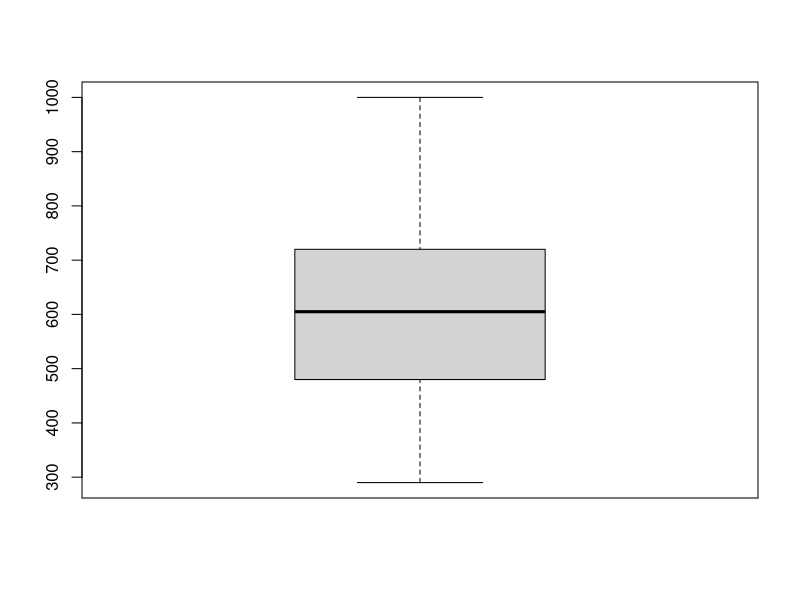

The R source for this figure:
#Chapter 8.1, 8.2: Qs 1 3 9 13 15 17 19. Chapter 9.1: 1 3 5 9

ch8q1 <- function() {

	x = c(1.48, 1.26, 1.52, 1.56, 1.48, 1.46, 1.30, 1.28, 1.43, 1.43, 1.55, 1.57, 1.51, 1.53, 1.68, 1.37, 1.47, 1.61, 1.49, 1.43, 1.64, 1.51, 1.60, 1.65, 1.60, 1.64, 1.51, 1.51, 1.53, 1.74)

	print("Part A")
	stem(x)
	print("Yes, assumption of normality appears reasonable")

	print("Part B")
	#mean
	n = length(x)
	xbar = sum(x) / n

	#sample variance calculation
	diff = (x - xbar)*(x-xbar)
	s2 = sum(diff) / (n -1)
	print(s2)

	print("Part C")
	#confidence interval calculation
	c_i = 95
	calc_1 = 100 - c_i
	alpha = calc_1/100
	alpha_div_2 = alpha/2
	one_min_alpha_div_2 = 1 - alpha_div_2
	df = n-1
	chi_sq_alpha_div_2 = qchisq(alpha_div_2, df)
	chi_sq_one_min_alpha_div_2 = qchisq(one_min_alpha_div_2, df)
	l2 = (df*s2)/chi_sq_alpha_div_2
	l1 = (df*s2)/chi_sq_one_min_alpha_div_2
	print("L1, L2")
	print(l1)
	print(l2)

	print("Part D")
	#stdev CI calc
	newl1 = sqrt(l1)
	newl2 = sqrt(l2)
	print("L1, L2")
	print(newl1)
	print(newl2)

	print("Part E")
	#value of 0.2 surprising?
	print("Yes, because 0.2 is not in the CI from part D")


}

ch8q3 <- function() {

	x = c(21.9, 23.4, 22.1, 22.1, 24.7, 24.6, 24.0, 24.1, 24.2, 26.5, 23.8, 25.3, 24.8, 24.8, 24.5, 27.8, 24.9, 27.2, 25.1, 25.5, 23.7, 26.5, 22.0, 26.7, 25.2, 23.1, 25.4)

	print("Part A")
	stem(x)
	print("Yes, assumption of normality appears reasonable")

	print("Part B")
	#sample mean
	n = length(x)
	xbar = sum(x) / n

	#sample variance calculation
	diff = (x - xbar)*(x-xbar)
	s2 = sum(diff) / (n-1)
	print(s2)

	print("Part C")
	#confidence interval calculation
	c_i = 99
	calc_1 = 100 - c_i
	alpha = calc_1/100
	alpha_div_2 = alpha/2
	one_min_alpha_div_2 = 1 - alpha_div_2
	df = n-1
	chi_sq_alpha_div_2 = qchisq(alpha_div_2, df)
	chi_sq_one_min_alpha_div_2 = qchisq(one_min_alpha_div_2, df)
	l2 = (df*s2)/chi_sq_alpha_div_2
	l1 = (df*s2)/chi_sq_one_min_alpha_div_2
	print("L1, L2")
	print(l1)
	print(l2)

	print("Part D")
	#stdev CI calc
	newl1 = sqrt(l1)
	newl2 = sqrt(l2)
	print("L1, L2")
	print(newl1)
	print(newl2)
	print("Try 95% CI")
	c_i = 80
	calc_1 = 100 - c_i
	alpha = calc_1/100
	alpha_div_2 = alpha/2
	one_min_alpha_div_2 = 1 - alpha_div_2
	df = n-1
	chi_sq_alpha_div_2 = qchisq(alpha_div_2, df)
	chi_sq_one_min_alpha_div_2 = qchisq(one_min_alpha_div_2, df)
	l2 = (df*s2)/chi_sq_alpha_div_2
	l1 = (df*s2)/chi_sq_one_min_alpha_div_2
	print("L1, L2")
	print(l1)
	print(l2)

}

ch8q13 <- function() {

x = c(2.0, 1.4, 3.5, 2.3, 3.2, 3.6, 0.1, 3.5, 2.2, 2.1, 2.4, 1.5, 2.2, 2.3, 2.7, 1.9, 1.7, 1.8, 3.1, 1.5, 1.5, 2.6, 2.8, 2.5, 2.5, 3.9, 0.8, 1.8, 3.3, 3.7)

print("Part A")
#sample mean
print("Sample Mean")
n = length(x)
xbar = sum(x) / n
print(xbar)
#sample variance calculation
print("Sample Variance")
diff = (x - xbar)*(x-xbar)
s2 = 0.89#sum(diff) / (n-1)
print(s2)


print("Part B")
df = n-1
t = qt(0.995, df)
l = t*(s2/sqrt(n))
print("L1, L2 are xbar +- :")
print(l)

print("Part C")
print("yes - we are 99% confident that x is within 2.35 +- 0.45. 6.6 is out of this range")

}

ch8q15 <- function() {

x = c(290, 610, 790, 670, 770, 420, 600, 350, 800, 920, 410, 810, 620, 560, 550, 610, 510, 390, 480, 630, 470, 380, 550, 570, 730, 680, 530, 650, 1000, 720)

print("Part A")
stem(x)
print("Yes, normality assumption appears to be met based on shape of stem and leaf plot")

print("Part B")
boxplot(x)
print("No: Q1 is 480, Q3 is 720, IQR is 240, 1.5*IQR is 360, f1 is 120, f3 is 1080. No vals above 1080 or below 120")

print("Part C")
#sample mean
n = length(x)
xbar = sum(x) / n
#sample variance calculation
s = sd(x)
df = n-1
t = qt(0.995, df)
l = t*(s/sqrt(n))
print("L1, L2 are xbar +- :")
print(l)

print("Part D")
print("Lower the confidence level")




}


ch8q15()




